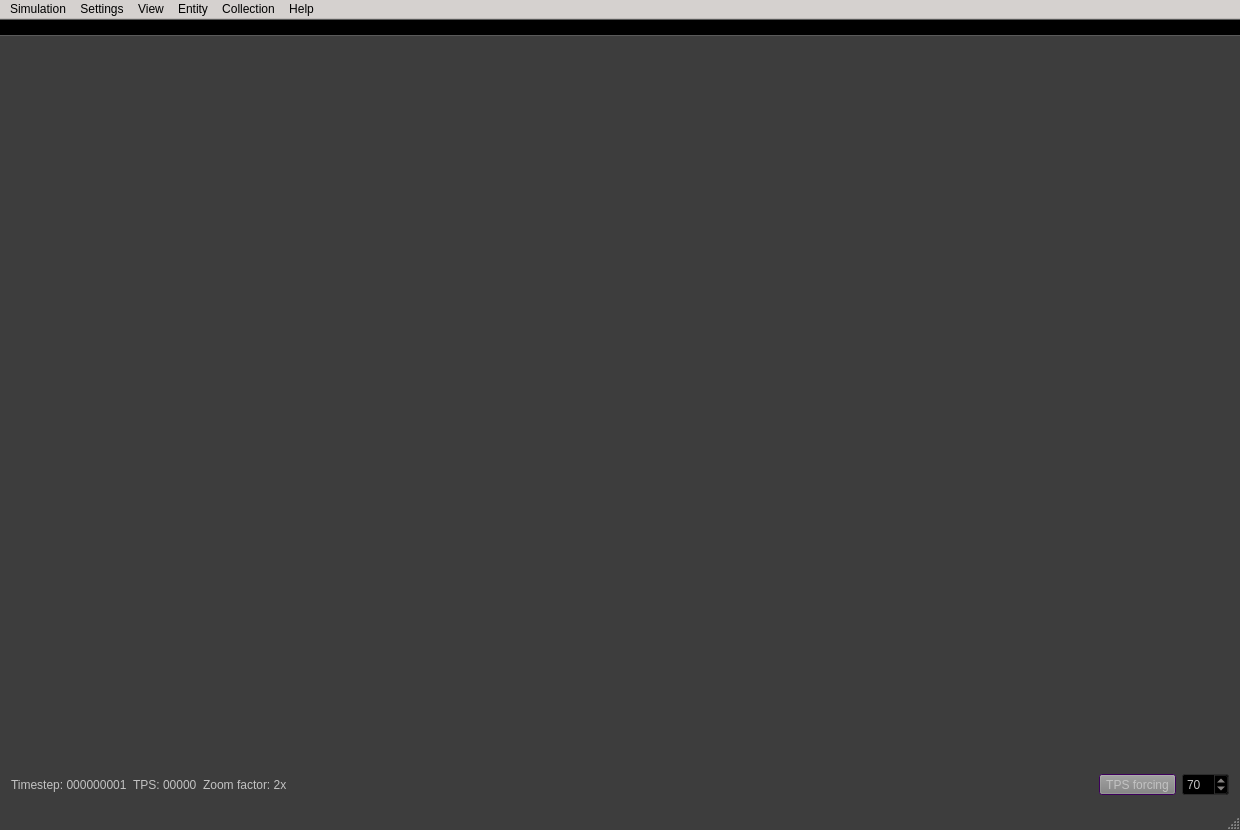
<?xml version="1.0" encoding="UTF-8"?>
<ui version="4.0">
 <class>MainView</class>
 <widget class="QMainWindow" name="MainView">
  <property name="geometry">
   <rect>
    <x>0</x>
    <y>0</y>
    <width>1240</width>
    <height>830</height>
   </rect>
  </property>
  <property name="sizePolicy">
   <sizepolicy hsizetype="Fixed" vsizetype="Fixed">
    <horstretch>0</horstretch>
    <verstretch>0</verstretch>
   </sizepolicy>
  </property>
  <property name="minimumSize">
   <size>
    <width>1240</width>
    <height>830</height>
   </size>
  </property>
  <property name="baseSize">
   <size>
    <width>400</width>
    <height>400</height>
   </size>
  </property>
  <property name="palette">
   <palette>
    <active>
     <colorrole role="Base">
      <brush brushstyle="SolidPattern">
       <color alpha="255">
        <red>255</red>
        <green>255</green>
        <blue>255</blue>
       </color>
      </brush>
     </colorrole>
     <colorrole role="Window">
      <brush brushstyle="SolidPattern">
       <color alpha="255">
        <red>61</red>
        <green>61</green>
        <blue>61</blue>
       </color>
      </brush>
     </colorrole>
    </active>
    <inactive>
     <colorrole role="Base">
      <brush brushstyle="SolidPattern">
       <color alpha="255">
        <red>255</red>
        <green>255</green>
        <blue>255</blue>
       </color>
      </brush>
     </colorrole>
     <colorrole role="Window">
      <brush brushstyle="SolidPattern">
       <color alpha="255">
        <red>61</red>
        <green>61</green>
        <blue>61</blue>
       </color>
      </brush>
     </colorrole>
    </inactive>
    <disabled>
     <colorrole role="Base">
      <brush brushstyle="SolidPattern">
       <color alpha="255">
        <red>61</red>
        <green>61</green>
        <blue>61</blue>
       </color>
      </brush>
     </colorrole>
     <colorrole role="Window">
      <brush brushstyle="SolidPattern">
       <color alpha="255">
        <red>61</red>
        <green>61</green>
        <blue>61</blue>
       </color>
      </brush>
     </colorrole>
    </disabled>
   </palette>
  </property>
  <property name="windowTitle">
   <string>artificial life environment</string>
  </property>
  <widget class="QWidget" name="centralWidget">
   <layout class="QGridLayout" name="gridLayout">
    <item row="0" column="0">
     <widget class="VisualEditController" name="visualEditController" native="true">
      <property name="sizePolicy">
       <sizepolicy hsizetype="Expanding" vsizetype="Expanding">
        <horstretch>0</horstretch>
        <verstretch>0</verstretch>
       </sizepolicy>
      </property>
      <property name="minimumSize">
       <size>
        <width>0</width>
        <height>0</height>
       </size>
      </property>
      <property name="maximumSize">
       <size>
        <width>16777215</width>
        <height>16777215</height>
       </size>
      </property>
      <property name="layoutDirection">
       <enum>Qt::LeftToRight</enum>
      </property>
     </widget>
    </item>
    <item row="1" column="0">
     <widget class="QWidget" name="widget_4" native="true">
      <property name="sizePolicy">
       <sizepolicy hsizetype="Preferred" vsizetype="Fixed">
        <horstretch>0</horstretch>
        <verstretch>0</verstretch>
       </sizepolicy>
      </property>
      <property name="minimumSize">
       <size>
        <width>0</width>
        <height>25</height>
       </size>
      </property>
      <property name="maximumSize">
       <size>
        <width>16777215</width>
        <height>25</height>
       </size>
      </property>
      <property name="palette">
       <palette>
        <active>
         <colorrole role="WindowText">
          <brush brushstyle="SolidPattern">
           <color alpha="255">
            <red>213</red>
            <green>209</green>
            <blue>207</blue>
           </color>
          </brush>
         </colorrole>
        </active>
        <inactive>
         <colorrole role="WindowText">
          <brush brushstyle="SolidPattern">
           <color alpha="255">
            <red>213</red>
            <green>209</green>
            <blue>207</blue>
           </color>
          </brush>
         </colorrole>
        </inactive>
        <disabled>
         <colorrole role="WindowText">
          <brush brushstyle="SolidPattern">
           <color alpha="255">
            <red>103</red>
            <green>102</green>
            <blue>100</blue>
           </color>
          </brush>
         </colorrole>
        </disabled>
       </palette>
      </property>
      <layout class="QHBoxLayout" name="horizontalLayout">
       <property name="leftMargin">
        <number>0</number>
       </property>
       <property name="topMargin">
        <number>0</number>
       </property>
       <property name="rightMargin">
        <number>0</number>
       </property>
       <property name="bottomMargin">
        <number>0</number>
       </property>
       <item>
        <widget class="QLabel" name="infoLabel">
         <property name="sizePolicy">
          <sizepolicy hsizetype="Maximum" vsizetype="Preferred">
           <horstretch>0</horstretch>
           <verstretch>0</verstretch>
          </sizepolicy>
         </property>
         <property name="minimumSize">
          <size>
           <width>400</width>
           <height>15</height>
          </size>
         </property>
         <property name="maximumSize">
          <size>
           <width>16777215</width>
           <height>15</height>
          </size>
         </property>
         <property name="palette">
          <palette>
           <active>
            <colorrole role="WindowText">
             <brush brushstyle="SolidPattern">
              <color alpha="255">
               <red>194</red>
               <green>194</green>
               <blue>194</blue>
              </color>
             </brush>
            </colorrole>
            <colorrole role="Text">
             <brush brushstyle="SolidPattern">
              <color alpha="255">
               <red>211</red>
               <green>211</green>
               <blue>211</blue>
              </color>
             </brush>
            </colorrole>
            <colorrole role="ButtonText">
             <brush brushstyle="SolidPattern">
              <color alpha="255">
               <red>194</red>
               <green>194</green>
               <blue>194</blue>
              </color>
             </brush>
            </colorrole>
           </active>
           <inactive>
            <colorrole role="WindowText">
             <brush brushstyle="SolidPattern">
              <color alpha="255">
               <red>194</red>
               <green>194</green>
               <blue>194</blue>
              </color>
             </brush>
            </colorrole>
            <colorrole role="Text">
             <brush brushstyle="SolidPattern">
              <color alpha="255">
               <red>211</red>
               <green>211</green>
               <blue>211</blue>
              </color>
             </brush>
            </colorrole>
            <colorrole role="ButtonText">
             <brush brushstyle="SolidPattern">
              <color alpha="255">
               <red>194</red>
               <green>194</green>
               <blue>194</blue>
              </color>
             </brush>
            </colorrole>
           </inactive>
           <disabled>
            <colorrole role="WindowText">
             <brush brushstyle="SolidPattern">
              <color alpha="255">
               <red>103</red>
               <green>102</green>
               <blue>100</blue>
              </color>
             </brush>
            </colorrole>
            <colorrole role="Text">
             <brush brushstyle="SolidPattern">
              <color alpha="255">
               <red>103</red>
               <green>102</green>
               <blue>100</blue>
              </color>
             </brush>
            </colorrole>
            <colorrole role="ButtonText">
             <brush brushstyle="SolidPattern">
              <color alpha="255">
               <red>103</red>
               <green>102</green>
               <blue>100</blue>
              </color>
             </brush>
            </colorrole>
           </disabled>
          </palette>
         </property>
         <property name="text">
          <string>Timestep: 000000001  TPS: 00000  Zoom factor: 2x</string>
         </property>
        </widget>
       </item>
       <item>
        <spacer name="horizontalSpacer">
         <property name="orientation">
          <enum>Qt::Horizontal</enum>
         </property>
         <property name="sizeType">
          <enum>QSizePolicy::Expanding</enum>
         </property>
         <property name="sizeHint" stdset="0">
          <size>
           <width>371</width>
           <height>20</height>
          </size>
         </property>
        </spacer>
       </item>
       <item>
        <widget class="QToolButton" name="tpsForcingButton">
         <property name="palette">
          <palette>
           <active>
            <colorrole role="WindowText">
             <brush brushstyle="SolidPattern">
              <color alpha="255">
               <red>194</red>
               <green>194</green>
               <blue>194</blue>
              </color>
             </brush>
            </colorrole>
            <colorrole role="Button">
             <brush brushstyle="SolidPattern">
              <color alpha="255">
               <red>127</red>
               <green>127</green>
               <blue>127</blue>
              </color>
             </brush>
            </colorrole>
            <colorrole role="ButtonText">
             <brush brushstyle="SolidPattern">
              <color alpha="255">
               <red>194</red>
               <green>194</green>
               <blue>194</blue>
              </color>
             </brush>
            </colorrole>
            <colorrole role="Base">
             <brush brushstyle="SolidPattern">
              <color alpha="255">
               <red>255</red>
               <green>255</green>
               <blue>255</blue>
              </color>
             </brush>
            </colorrole>
            <colorrole role="Window">
             <brush brushstyle="SolidPattern">
              <color alpha="255">
               <red>85</red>
               <green>0</green>
               <blue>127</blue>
              </color>
             </brush>
            </colorrole>
           </active>
           <inactive>
            <colorrole role="WindowText">
             <brush brushstyle="SolidPattern">
              <color alpha="255">
               <red>194</red>
               <green>194</green>
               <blue>194</blue>
              </color>
             </brush>
            </colorrole>
            <colorrole role="Button">
             <brush brushstyle="SolidPattern">
              <color alpha="255">
               <red>127</red>
               <green>127</green>
               <blue>127</blue>
              </color>
             </brush>
            </colorrole>
            <colorrole role="ButtonText">
             <brush brushstyle="SolidPattern">
              <color alpha="255">
               <red>194</red>
               <green>194</green>
               <blue>194</blue>
              </color>
             </brush>
            </colorrole>
            <colorrole role="Base">
             <brush brushstyle="SolidPattern">
              <color alpha="255">
               <red>255</red>
               <green>255</green>
               <blue>255</blue>
              </color>
             </brush>
            </colorrole>
            <colorrole role="Window">
             <brush brushstyle="SolidPattern">
              <color alpha="255">
               <red>85</red>
               <green>0</green>
               <blue>127</blue>
              </color>
             </brush>
            </colorrole>
           </inactive>
           <disabled>
            <colorrole role="WindowText">
             <brush brushstyle="SolidPattern">
              <color alpha="255">
               <red>194</red>
               <green>194</green>
               <blue>194</blue>
              </color>
             </brush>
            </colorrole>
            <colorrole role="Button">
             <brush brushstyle="SolidPattern">
              <color alpha="255">
               <red>127</red>
               <green>127</green>
               <blue>127</blue>
              </color>
             </brush>
            </colorrole>
            <colorrole role="ButtonText">
             <brush brushstyle="SolidPattern">
              <color alpha="255">
               <red>170</red>
               <green>0</green>
               <blue>255</blue>
              </color>
             </brush>
            </colorrole>
            <colorrole role="Base">
             <brush brushstyle="SolidPattern">
              <color alpha="255">
               <red>85</red>
               <green>0</green>
               <blue>127</blue>
              </color>
             </brush>
            </colorrole>
            <colorrole role="Window">
             <brush brushstyle="SolidPattern">
              <color alpha="255">
               <red>85</red>
               <green>0</green>
               <blue>127</blue>
              </color>
             </brush>
            </colorrole>
           </disabled>
          </palette>
         </property>
         <property name="text">
          <string>TPS forcing</string>
         </property>
         <property name="checkable">
          <bool>true</bool>
         </property>
        </widget>
       </item>
       <item>
        <widget class="QSpinBox" name="tpsSpinBox">
         <property name="enabled">
          <bool>true</bool>
         </property>
         <property name="palette">
          <palette>
           <active>
            <colorrole role="Button">
             <brush brushstyle="SolidPattern">
              <color alpha="255">
               <red>0</red>
               <green>0</green>
               <blue>0</blue>
              </color>
             </brush>
            </colorrole>
            <colorrole role="Text">
             <brush brushstyle="SolidPattern">
              <color alpha="255">
               <red>194</red>
               <green>194</green>
               <blue>194</blue>
              </color>
             </brush>
            </colorrole>
            <colorrole role="Base">
             <brush brushstyle="SolidPattern">
              <color alpha="255">
               <red>0</red>
               <green>0</green>
               <blue>0</blue>
              </color>
             </brush>
            </colorrole>
           </active>
           <inactive>
            <colorrole role="Button">
             <brush brushstyle="SolidPattern">
              <color alpha="255">
               <red>0</red>
               <green>0</green>
               <blue>0</blue>
              </color>
             </brush>
            </colorrole>
            <colorrole role="Text">
             <brush brushstyle="SolidPattern">
              <color alpha="255">
               <red>194</red>
               <green>194</green>
               <blue>194</blue>
              </color>
             </brush>
            </colorrole>
            <colorrole role="Base">
             <brush brushstyle="SolidPattern">
              <color alpha="255">
               <red>0</red>
               <green>0</green>
               <blue>0</blue>
              </color>
             </brush>
            </colorrole>
           </inactive>
           <disabled>
            <colorrole role="Button">
             <brush brushstyle="SolidPattern">
              <color alpha="255">
               <red>0</red>
               <green>0</green>
               <blue>0</blue>
              </color>
             </brush>
            </colorrole>
            <colorrole role="Text">
             <brush brushstyle="SolidPattern">
              <color alpha="255">
               <red>103</red>
               <green>102</green>
               <blue>100</blue>
              </color>
             </brush>
            </colorrole>
            <colorrole role="Base">
             <brush brushstyle="SolidPattern">
              <color alpha="255">
               <red>99</red>
               <green>99</green>
               <blue>99</blue>
              </color>
             </brush>
            </colorrole>
           </disabled>
          </palette>
         </property>
         <property name="maximum">
          <number>999</number>
         </property>
         <property name="value">
          <number>70</number>
         </property>
        </widget>
       </item>
      </layout>
     </widget>
    </item>
   </layout>
  </widget>
  <widget class="QToolBar" name="toolBar">
   <property name="palette">
    <palette>
     <active>
      <colorrole role="Base">
       <brush brushstyle="SolidPattern">
        <color alpha="255">
         <red>255</red>
         <green>255</green>
         <blue>255</blue>
        </color>
       </brush>
      </colorrole>
      <colorrole role="Window">
       <brush brushstyle="SolidPattern">
        <color alpha="255">
         <red>0</red>
         <green>0</green>
         <blue>0</blue>
        </color>
       </brush>
      </colorrole>
     </active>
     <inactive>
      <colorrole role="Base">
       <brush brushstyle="SolidPattern">
        <color alpha="255">
         <red>255</red>
         <green>255</green>
         <blue>255</blue>
        </color>
       </brush>
      </colorrole>
      <colorrole role="Window">
       <brush brushstyle="SolidPattern">
        <color alpha="255">
         <red>0</red>
         <green>0</green>
         <blue>0</blue>
        </color>
       </brush>
      </colorrole>
     </inactive>
     <disabled>
      <colorrole role="Base">
       <brush brushstyle="SolidPattern">
        <color alpha="255">
         <red>0</red>
         <green>0</green>
         <blue>0</blue>
        </color>
       </brush>
      </colorrole>
      <colorrole role="Window">
       <brush brushstyle="SolidPattern">
        <color alpha="255">
         <red>0</red>
         <green>0</green>
         <blue>0</blue>
        </color>
       </brush>
      </colorrole>
     </disabled>
    </palette>
   </property>
   <property name="windowTitle">
    <string>toolBar</string>
   </property>
   <property name="movable">
    <bool>false</bool>
   </property>
   <property name="iconSize">
    <size>
     <width>24</width>
     <height>24</height>
    </size>
   </property>
   <property name="floatable">
    <bool>false</bool>
   </property>
   <attribute name="toolBarArea">
    <enum>TopToolBarArea</enum>
   </attribute>
   <attribute name="toolBarBreak">
    <bool>false</bool>
   </attribute>
  </widget>
  <widget class="QStatusBar" name="statusBar"/>
  <widget class="QMenuBar" name="menuBar">
   <property name="geometry">
    <rect>
     <x>0</x>
     <y>0</y>
     <width>1240</width>
     <height>26</height>
    </rect>
   </property>
   <property name="palette">
    <palette>
     <active>
      <colorrole role="Base">
       <brush brushstyle="SolidPattern">
        <color alpha="255">
         <red>255</red>
         <green>255</green>
         <blue>255</blue>
        </color>
       </brush>
      </colorrole>
      <colorrole role="Window">
       <brush brushstyle="SolidPattern">
        <color alpha="255">
         <red>213</red>
         <green>209</green>
         <blue>207</blue>
        </color>
       </brush>
      </colorrole>
     </active>
     <inactive>
      <colorrole role="Base">
       <brush brushstyle="SolidPattern">
        <color alpha="255">
         <red>255</red>
         <green>255</green>
         <blue>255</blue>
        </color>
       </brush>
      </colorrole>
      <colorrole role="Window">
       <brush brushstyle="SolidPattern">
        <color alpha="255">
         <red>213</red>
         <green>209</green>
         <blue>207</blue>
        </color>
       </brush>
      </colorrole>
     </inactive>
     <disabled>
      <colorrole role="Base">
       <brush brushstyle="SolidPattern">
        <color alpha="255">
         <red>213</red>
         <green>209</green>
         <blue>207</blue>
        </color>
       </brush>
      </colorrole>
      <colorrole role="Window">
       <brush brushstyle="SolidPattern">
        <color alpha="255">
         <red>213</red>
         <green>209</green>
         <blue>207</blue>
        </color>
       </brush>
      </colorrole>
     </disabled>
    </palette>
   </property>
   <widget class="QMenu" name="menuSimulation">
    <property name="title">
     <string>Simulation</string>
    </property>
   </widget>
   <widget class="QMenu" name="menuEntity">
    <property name="title">
     <string>Entity</string>
    </property>
   </widget>
   <widget class="QMenu" name="menuCollection">
    <property name="title">
     <string>Collection</string>
    </property>
   </widget>
   <widget class="QMenu" name="menuView">
    <property name="title">
     <string>View</string>
    </property>
    <addaction name="separator"/>
   </widget>
   <widget class="QMenu" name="menuHelp">
    <property name="title">
     <string>Help</string>
    </property>
    <addaction name="separator"/>
   </widget>
   <widget class="QMenu" name="menuSettings">
    <property name="title">
     <string>Settings</string>
    </property>
    <widget class="QMenu" name="menuSimulationParameters">
     <property name="title">
      <string>Simulation parameters</string>
     </property>
    </widget>
    <widget class="QMenu" name="menuSymbolMap">
     <property name="title">
      <string>Symbol map</string>
     </property>
    </widget>
    <addaction name="menuSimulationParameters"/>
    <addaction name="menuSymbolMap"/>
   </widget>
   <addaction name="menuSimulation"/>
   <addaction name="menuSettings"/>
   <addaction name="menuView"/>
   <addaction name="menuEntity"/>
   <addaction name="menuCollection"/>
   <addaction name="menuHelp"/>
  </widget>
 </widget>
 <layoutdefault spacing="6" margin="11"/>
 <customwidgets>
  <customwidget>
   <class>VisualEditController</class>
   <extends>QWidget</extends>
   <header>Gui/VisualEditController.h</header>
  </customwidget>
 </customwidgets>
 <resources>
  <include location="resources/ressources.qrc"/>
 </resources>
 <connections/>
</ui>
